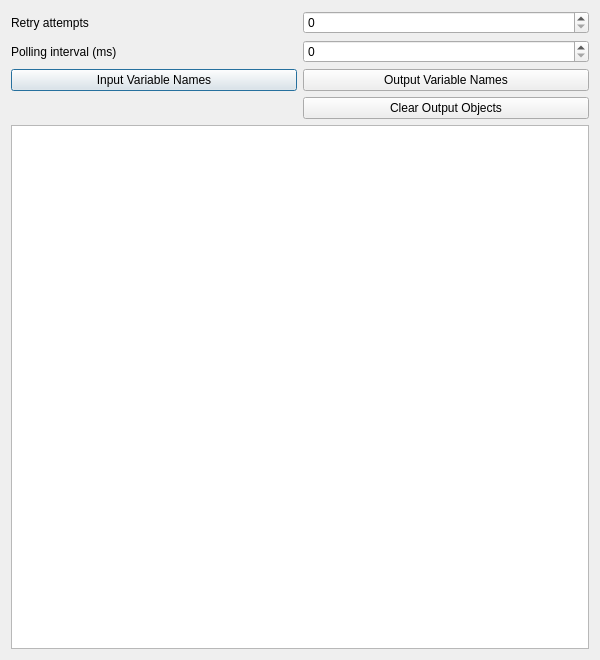
<?xml version="1.0" encoding="UTF-8"?>
<ui version="4.0">
 <class>InterfaceWithPython</class>
 <widget class="QDialog" name="InterfaceWithPython">
  <property name="geometry">
   <rect>
    <x>0</x>
    <y>0</y>
    <width>600</width>
    <height>660</height>
   </rect>
  </property>
  <property name="minimumSize">
   <size>
    <width>600</width>
    <height>400</height>
   </size>
  </property>
  <property name="windowTitle">
   <string>Dialog</string>
  </property>
  <layout class="QGridLayout" name="gridLayout">
   <item row="3" column="0">
    <widget class="QPushButton" name="inputVariableNamesPushButton_">
     <property name="text">
      <string>Input Variable Names</string>
     </property>
    </widget>
   </item>
   <item row="7" column="0" colspan="2">
    <widget class="QTextEdit" name="pythonCodeTextEdit_">
     <property name="font">
      <font>
       <family>Courier</family>
      </font>
     </property>
     <property name="tabStopWidth">
      <number>30</number>
     </property>
    </widget>
   </item>
   <item row="3" column="1">
    <widget class="QPushButton" name="outputNamesPushButton_">
     <property name="text">
      <string>Output Variable Names</string>
     </property>
    </widget>
   </item>
   <item row="0" column="1">
    <widget class="QSpinBox" name="retryAttemptsSpinBox_">
     <property name="maximum">
      <number>9999999</number>
     </property>
    </widget>
   </item>
   <item row="0" column="0">
    <widget class="QLabel" name="label">
     <property name="text">
      <string>Retry attempts</string>
     </property>
    </widget>
   </item>
   <item row="1" column="1">
    <widget class="QSpinBox" name="pollingIntervalSpinBox_">
     <property name="maximum">
      <number>9999999</number>
     </property>
    </widget>
   </item>
   <item row="1" column="0">
    <widget class="QLabel" name="label_2">
     <property name="text">
      <string>Polling interval (ms)</string>
     </property>
    </widget>
   </item>
   <item row="5" column="1">
    <widget class="QPushButton" name="clearObjectPushButton_">
     <property name="text">
      <string>Clear Output Objects</string>
     </property>
    </widget>
   </item>
  </layout>
 </widget>
 <resources/>
 <connections/>
</ui>
